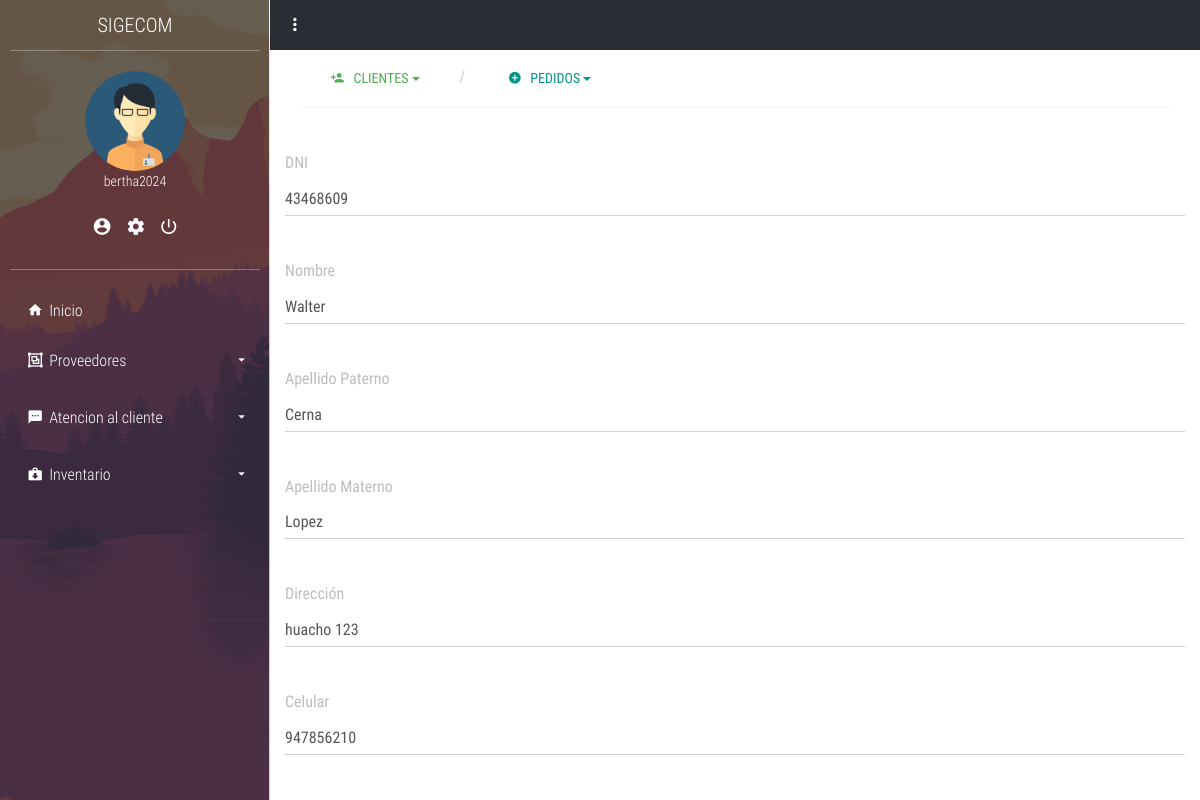
The app's page /atencion_cliente/clientes/editar_cliente.php?ID_cliente=34 (signed in) with its own data.
### tables this page shows
CREATE TABLE IF NOT EXISTS `usuario` (
  `ID_usuario` int NOT NULL AUTO_INCREMENT,
  `id_personal` int DEFAULT NULL,
  `Nombre_usuario` varchar(50) NOT NULL,
  `Correo` varchar(250) DEFAULT NULL,
  `password` varchar(100) NOT NULL,
  `ID_tipousuario` int DEFAULT NULL,
  `Estado` int DEFAULT '1',
  `confirmado` int NOT NULL DEFAULT '0',
  `codigo` varchar(4) DEFAULT NULL,
  `token` int DEFAULT NULL,
  `fecha` timestamp NOT NULL,
  PRIMARY KEY (`ID_usuario`),
  KEY `ID_tipousuario` (`ID_tipousuario`),
  KEY `id_Personal` (`id_personal`)
);

CREATE TABLE IF NOT EXISTS `cliente` (
  `ID_cliente` int NOT NULL AUTO_INCREMENT,
  `Dni` varchar(10) NOT NULL,
  `Nombre` varchar(100) NOT NULL,
  `Apellido_paterno` varchar(100) NOT NULL,
  `Apellido_materno` varchar(250) NOT NULL,
  `Dirección` varchar(100) NOT NULL,
  `Celular` varchar(11) NOT NULL,
  `Correo_Electronico` varchar(150) DEFAULT NULL,
  `Estado` int DEFAULT '1',
  PRIMARY KEY (`ID_cliente`)
);

### app/config.php (called while the page is built, shortened)
<?php
$URL = "http://localhost/sigecom/";

### layout/sesion.php (called while the page is built, shortened)
<?php
if (isset($_SESSION['sesion_usuario'])) {
    $nombre_usuario_sesion = $_SESSION['sesion_usuario'];
    $sql = "SELECT u.ID_usuario, u.Nombre_usuario, u.ID_tipousuario, tu.Nombre_tipousuario as rol, p.ID_cargo, u.Correo
            FROM usuario as u
            INNER JOIN tipo_usuario as tu ON u.ID_tipousuario = tu.ID_tipousuario
            INNER JOIN personal as p ON u.id_personal = p.ID_personal
            WHERE Nombre_usuario = :nombre_usuario_sesion";
    $query = $pdo->prepare($sql);
    $query->execute(['nombre_usuario_sesion' => $nombre_usuario_sesion]);
    $usuarios = $query->fetchAll(PDO::FETCH_ASSOC);
    foreach ($usuarios as $usuario) {
        $nombres_sesion = $usuario['Nombre_usuario'];
        $rol_sesion = $usuario['rol'];
    }
} else {
    echo "no existe sesion";
    header('Location: ' . $URL . '/login');
}

### atencion_cliente/clientes/editar_cliente.php (the view, shortened to what this page needs)
<?php
include ('../../app/config.php');
include ('../../layout/sesion.php');
include ('../../layout/parte1.php');
$id_cliente = isset($_GET['ID_cliente']) ? $_GET['ID_cliente'] : '';
$consulta_cliente = $pdo->prepare("SELECT Dni, Nombre, Apellido_paterno, Apellido_materno, Dirección, Celular, Correo_Electronico, Estado
                                   FROM cliente
                                   WHERE ID_cliente = :id_cliente");
$consulta_cliente->execute([':id_cliente' => $id_cliente]);
$fila = $consulta_cliente->fetch(PDO::FETCH_ASSOC);
?>
<div class="container-fluid">
<?php include ('../../layout/cliente.php');?>
<form id="editarFormCliente<?php echo $id_cliente; ?>">
    <div class="form-group">
        <label for="dni-cliente-<?php echo $id_cliente; ?>">DNI</label>
        <input type="text" class="form-control" id="dni-cliente-<?php echo $id_cliente; ?>" name="dni-reg" value="<?php echo htmlspecialchars($fila['Dni']); ?>" required>
    </div>
    <div class="form-group">
        <label for="nombre-cliente-<?php echo $id_cliente; ?>">Nombre</label>
        <input type="text" class="form-control" id="nombre-cliente-<?php echo $id_cliente; ?>" name="nombre-reg" value="<?php echo htmlspecialchars($fila['Nombre']); ?>" required>
    </div>
    <div class="form-group">
        <label for="apellido-paterno-cliente-<?php echo $id_cliente; ?>">Apellido Paterno</label>
        <input type="text" class="form-control" id="apellido-paterno-cliente-<?php echo $id_cliente; ?>" name="apellido-paterno-reg" value="<?php echo htmlspecialchars($fila['Apellido_paterno']); ?>" required>
    </div>
    <div class="form-group">
        <label for="apellido-materno-cliente-<?php echo $id_cliente; ?>">Apellido Materno</label>
        <input type="text" class="form-control" id="apellido-materno-cliente-<?php echo $id_cliente; ?>" name="apellido-materno-reg" value="<?php echo htmlspecialchars($fila['Apellido_materno']); ?>" required>
    </div>
    <div class="form-group">
        <label for="direccion-cliente-<?php echo $id_cliente; ?>">Dirección</label>
        <input type="text" class="form-control" id="direccion-cliente-<?php echo $id_cliente; ?>" name="direccion-reg" value="<?php echo htmlspecialchars($fila['Dirección']); ?>" required>
    </div>
    <div class="form-group">
        <label for="celular-cliente-<?php echo $id_cliente; ?>">Celular</label>
        <input type="text" class="form-control" id="celular-cliente-<?php echo $id_cliente; ?>" name="celular-reg" value="<?php echo htmlspecialchars($fila['Celular']); ?>" required>
    </div>
</form>
</div>

### layout/parte1.php (shortened to what this page needs)
<!DOCTYPE html>
<html lang="es">
<head>
	<link rel="stylesheet" href="<?php echo $URL; ?>/plant/css/main.css">
</head>
<body>
	<section class="full-box cover dashboard-sideBar">
		<div class="full-box dashboard-sideBar-ct">
			<div class="full-box text-uppercase text-center text-titles dashboard-sideBar-title">
				SIGECOM <i class="zmdi zmdi-close btn-menu-dashboard visible-xs"></i>
			</div>
			<div class="full-box dashboard-sideBar-UserInfo">
				<figure class="full-box">
					<img src="<?php echo $URL; ?>/plant/assets/avatars/AdminMaleAvatar.png" alt="UserIcon">
					<figcaption class="text-center text-titles"><?php echo $nombres_sesion; ?></figcaption>
				</figure>
				<ul class="full-box list-unstyled text-center">
					<li>
						<a href="<?php echo $URL; ?>/my_data" title="Mis datos">
							<i class="zmdi zmdi-account-circle"></i>
						</a>
					</li>
					<li>
						<a href="<?php echo $URL; ?>/my_account" title="Mi cuenta">
							<i class="zmdi zmdi-settings"></i>
						</a>
					</li>
					<li>
    <a href="#" title="Cerrar Sesión" onclick="confirmacionCerrarSesion(event)">
        <i class="zmdi zmdi-power"></i>
    </a>
</li>
				</ul>
			</div>
			<ul class="list-unstyled full-box dashboard-sideBar-Menu">
				<li>
					<a href="<?php echo $URL; ?>/home.php">
						<i class="zmdi zmdi-home zmdi-hc-fw"></i> Inicio
					</a>
				</li>
				<?php if ($rol_sesion !== "tecnico"): ?>
				<li>
					<a href="#!" class="btn-sideBar-SubMenu">
						<i class="zmdi zmdi-group zmdi-hc-fw"></i> Proveedores <i class="zmdi zmdi-caret-down pull-right"></i>
					</a>
					<ul class="list-unstyled full-box">
					</ul>
				</li>
<?php endif; ?>
				<?php if ($rol_sesion !== "tecnico"): ?>
				<li>
					<a href="#!" class="btn-sideBar-SubMenu">
						<i class="zmdi zmdi-comment-more zmdi-hc-fw"></i> Atencion al cliente<i class="zmdi zmdi-caret-down pull-right"></i>
					</a>
					<ul class="list-unstyled full-box">
					</ul>
				</li>
				<?php endif; ?>
				<?php if ($rol_sesion !== "tecnico"): ?>
				<li>
					<a href="#!" class="btn-sideBar-SubMenu">
						<i class="zmdi zmdi-case-download zmdi-hc-fw"></i> Inventario <i class="zmdi zmdi-caret-down pull-right"></i>
					</a>
					<ul class="list-unstyled full-box">
					</ul>
				</li>
				<?php endif; ?>
			</ul>
		</div>
	</section>
	<section class="full-box dashboard-contentPage">
		<nav class="full-box dashboard-Navbar">
			<ul class="full-box list-unstyled text-right">
				<li class="pull-left">
					<a href="#!" class="btn-menu-dashboard"><i class="zmdi zmdi-more-vert"></i></a>
				</li>
			</ul>
		</nav>
</body>
</html>

### plant/css/main.css (style rules this page uses)
body, html { background-color: #fff; width: 100%; height: 100%; margin: 0; padding: 0; position: relative; font-size: 16px; font-family: 'RobotoCondensed'; overflow: hidden; }
.full-box { margin: 0; padding: 0; width: 100%; box-sizing: border-box; }
.cover { background: 50% 50% no-repeat; background-size: cover; }
.text-titles { font-family: 'RobotoCondensedLight' }
.dashboard-sideBar, .dashboard-contentPage { position: absolute; top: 0; height: 100%; transition: all .3s ease-in-out; }
.dashboard-sideBar, .dashboard-sideBar-ct { width: 270px; }
.dashboard-sideBar { left: 0; z-index: 2; background-image: url('../assets/img/sideBar.png'); border-right: 1px solid rgba(255, 255, 255, .7); overflow: hidden; }
.dashboard-sideBar-ct { position: relative; height: 100%; background-color: rgba(42, 45, 52, 0.7); padding: 0 10px; padding-bottom: 30px; }
.dashboard-sideBar-title, .dashboard-sideBar-title > i { height: 50px; line-height: 50px; color: #fff; font-size: 20px; }
.dashboard-sideBar-title { position: relative; }
.dashboard-sideBar-UserInfo { border-top: 1px solid rgba(255, 255, 255, .3); border-bottom: 1px solid rgba(255, 255, 255, .3); color: #fff; font-size: 14px; padding: 20px 0; }
.dashboard-sideBar-UserInfo figure img { width: 100px; height: 100px; border-radius: 100%; display: block; margin: 0 auto; }
.dashboard-sideBar-UserInfo ul { margin-top: 15px; }
.dashboard-sideBar-UserInfo ul > li, .dashboard-sideBar-UserInfo ul > li > a { display: inline-block; color: #fff; }
.dashboard-sideBar-UserInfo ul > li > a { outline: none; font-size: 20px; padding: 7px; transition: all .3s ease-in-out; }
.dashboard-sideBar-Menu { padding-top: 15px; }
.dashboard-sideBar-Menu > li, .dashboard-sideBar-Menu > li > a, .dashboard-sideBar-Menu > li > ul > li, .dashboard-sideBar-Menu > li > ul > li > a { line-height: 50px; font-family: "RobotoCondensedLight"; display: block; color: #fff; text-decoration: none; border-radius: 4px; transition: all .3s ease-in-out; position: relative; }
.dashboard-sideBar-Menu > li > a > i.zmdi-caret-down { line-height: 50px; transition: all .3s ease-in-out; }
.dashboard-sideBar-Menu > li > a { padding: 0 15px; box-sizing: border-box; height: 50px; outline: none; }
.dashboard-sideBar-Menu > li > ul { position: relative; padding-top: 7px; height: 0; overflow: hidden; }
.dashboard-contentPage { right: 0; z-index: 1; padding-left: 270px; }
.dashboard-Navbar, .dashboard-Navbar > ul, .dashboard-Navbar > ul >li, .dashboard-Navbar > ul > li > a { height: 50px; line-height: 50px; }
.dashboard-Navbar > ul > li > a { outline: none; }
.dashboard-Navbar { background-color: #2A2D34; overflow: hidden; }
.dashboard-Navbar > ul >li, .dashboard-Navbar > ul > li > a { display: inline-block; width: 50px; text-align: center; color: #fff; margin: 0; padding: 0; font-size: 20px; transition: all .3s ease-in-out; position: relative; }

### records on screen
usuario: Nombre_usuario "bertha2024"
cliente: dni-reg "43468609", nombre-reg "Walter", apellido-paterno-reg "Cerna", apellido-materno-reg "Lopez", direccion-reg "huacho 123", celular-reg "947856210"
